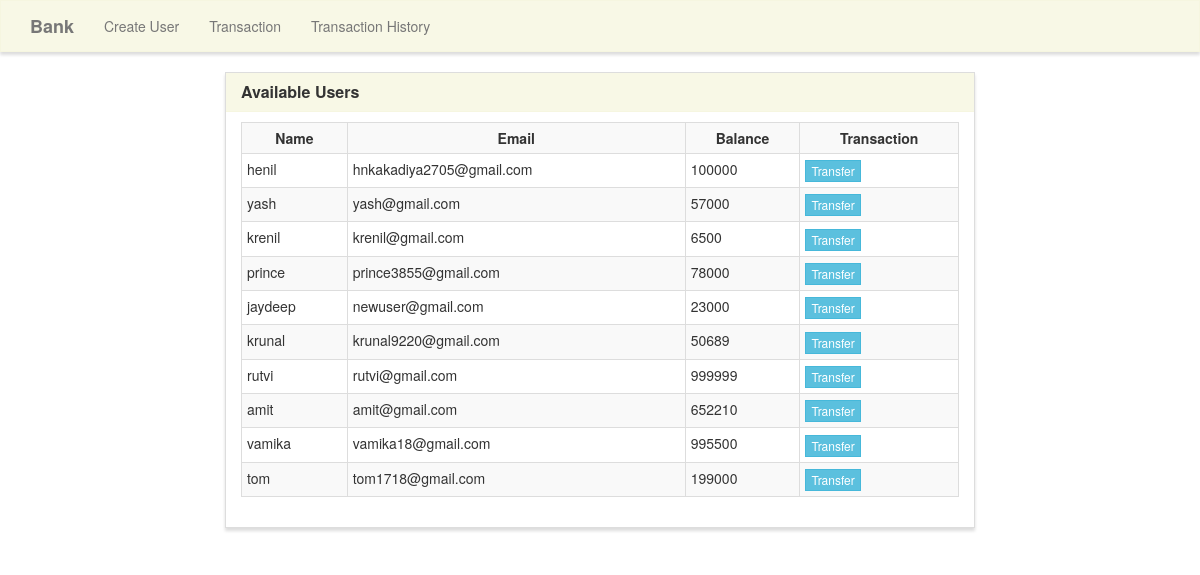
The app's page /transaction/, older data.
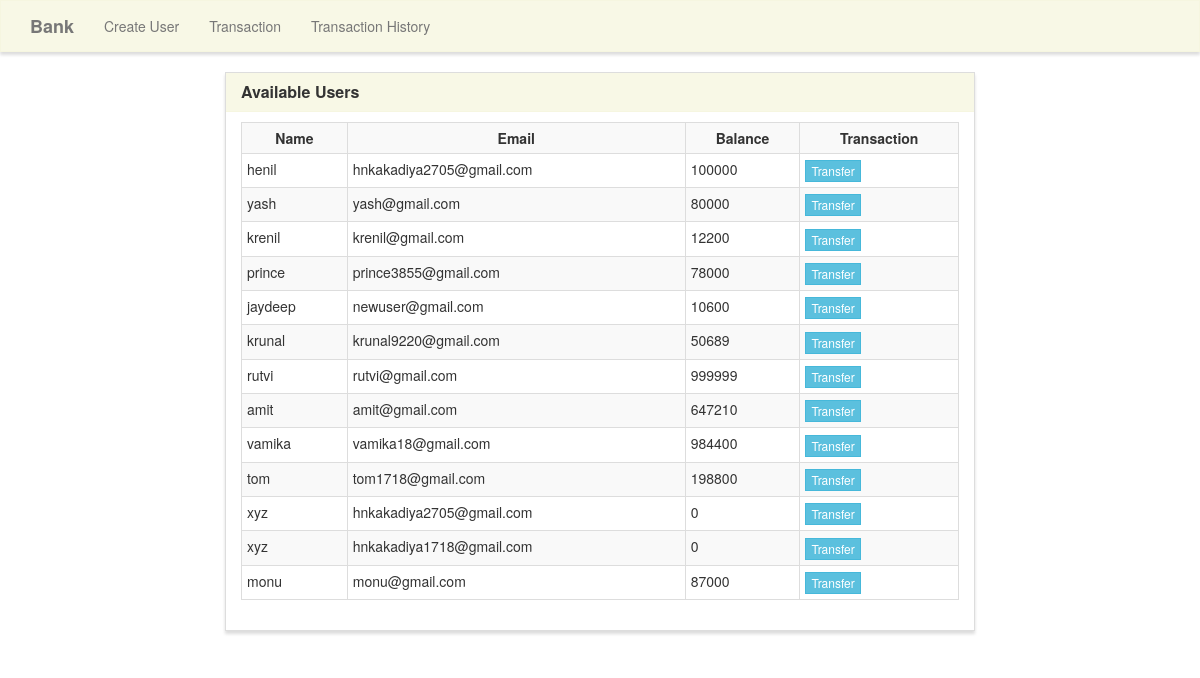
The same page, newer data.
### Bank/models.py (models this page shows, shortened)
class Userform(models.Model):
    name        = models.CharField(max_length=50)
    email       = models.EmailField(max_length=254)
    balance     = models.IntegerField(default=0)

### Bank/views.py (the view)
# urls.py: path('transaction/',views.transaction, name='transaction'),
def transaction(request):
    users = Userform.objects.all()
    context = {
        'users' : users
    }
    return render(request, 'Bank/transaction.html', context)

### Bank/templates/Bank/transaction.html (shortened to what this page needs)
{% extends "Bank/base.html" %}
{% block main %}
<div class="row">
    <div class="col-lg-8 col-lg-offset-2">
        <div class="panel panel-default">
            <div class="panel-heading">
                <h3 class="panel-title">Available Users</h3>
            </div>
            <ul class="list-group">
                <li class="list-group-item">
                    <table class="table table-striped table-condensed table-bordered">
                        <tr>
                            <th class="text-center">Name</th>
                            <th class="text-center">Email</th>
                            <th class="text-center">Balance</th>
                            <th class="text-center">Transaction</th>
                        </tr>
                        {% for user in users %}
                        <tr>
                            <td class="py-2">{{ user.name }}</td>
                            <td class="py-2">{{ user.email }}</td>
                            <td class="py-2">{{ user.balance }}</td>
                            <td class="py-2"><a href="{% url 'transfer' user.id %}" class="btn btn-info btn-xs">Transfer</a> &nbsp; </td>
                        </tr>
                        {% endfor %}
                    </table>
                </li>
            </ul>
        </div>
    </div>
</div>
{% endblock %}

### Bank/templates/Bank/base.html (shortened to what this page needs)
{% load static %}
<!doctype html>
<html lang="en">
<head>
    <link rel="stylesheet" href="https://maxcdn.bootstrapcdn.com/bootstrap/3.3.7/css/bootstrap.min.css"
>
    <link rel="stylesheet" href="https://cdnjs.cloudflare.com/ajax/libs/font-awesome/4.7.0/css/font-awesome.min.css">
    <link rel="stylesheet" type="text/css" href="{% static 'navbar.css' %}" />
</head>
<body>
    <nav class="navbar navbar-default" role="navigation">
        <div class="container">
            <div class="navbar-header">
                <a class="navbar-brand" href="{% url 'bank' %}">Bank</a>
            </div>
            <div class="collapse navbar-collapse navbar-ex1-collapse">
                <ul class="nav navbar-nav">
                    <li><a href="{% url 'create_user' %}">Create User</a></li>
                    <li><a href="{% url 'transaction' %}">Transaction</a></li>
                    <li><a href="{% url 'transaction_history' %}">Transaction History</a></li>
                </ul>
            </div>
        </div>
    </nav>
    <div class="container">
        {% block main %}{% endblock %}
    </div>
</body>
</html>

### Bank/static/navbar.css (style rules this page uses)
.navbar-default, .btn, .form-control, .panel { border-radius: 0; }
.navbar-default { background-color: rgba(245, 245, 220, .7); border-color: rgba(245, 245, 220, .6); box-shadow: 0px 3px 3px 0px #ddd; }
.panel-default > .panel-heading { color: #333; background-color: rgba(245, 245, 220, .7); border-color: rgba(245, 245, 220, .6); border-top-left-radius: 0; border-top-right-radius: 0; }
.panel { box-shadow: 0px 3px 3px 0px #ddd; }
a.navbar-brand, .panel-title { font-weight: bolder; }

Row changes from the older to the newer data that the page shows:
changed Userform "yash": balance "57000" → "80000"
changed Userform "krenil": balance "6500" → "12200"
changed Userform "jaydeep": balance "23000" → "10600"
changed Userform "amit": balance "652210" → "647210"
changed Userform "vamika": balance "995500" → "984400"
changed Userform "tom": balance "199000" → "198800"
added Userform: name "xyz", email "hnkakadiya2705@gmail.com", balance "0"
added Userform: name "xyz", email "hnkakadiya1718@gmail.com", balance "0"
added Userform: name "monu", email "monu@gmail.com", balance "87000"
